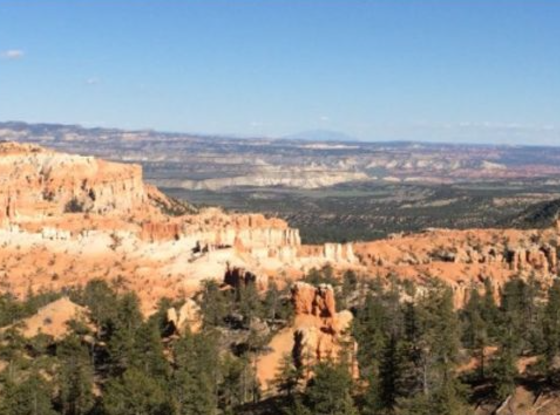
#> input picture step5/PanoramaStitching/2/B.png, 560 x 415 px
$ python stitch.py
#> lines starting #> are read from the running program, lines starting #| are printed output that depends on the picture; after the words box and inside, x2 and y2 are one past the last pixel; in counts of white or black regions, pixels touching at a corner belong together
### step5/PanoramaStitching/2/panorama.py
import numpy as np
import imutils
import cv2

class Stitcher:
    def __init__(self):
        self.isv3 = imutils.is_cv3(or_better=True)

    def stitch(self, images, ratio=0.75, reproThresh=4.0, showMatches=False):
        (imageB, imageA) = images
        (kpsA, featuresA) = self.detectAndDescribe(imageA)
        (kpsB, featuresB) = self.detectAndDescribe(imageB)

        M = self.matchKeypoints(kpsA, kpsB, featuresA, featuresB, ratio, reproThresh)
        if M is None:
            return None

        (matches, H, status) = M
        result = cv2.warpPerspective(imageA, H, (imageA.shape[1] + imageB.shape[1], imageA.shape[0]))
        result[0:imageB.shape[0], 0:imageB.shape[1]] = imageB

        if showMatches:
            vis = self.drawMatches(imageA, imageB, kpsA, kpsB, matches, status)
            return (result, vis)

        return result

    def detectAndDescribe(self, image):
        gray = cv2.cvtColor(image, cv2.COLOR_BGR2GRAY)

        if self.isv3:
            descriptor = cv2.xfeatures2d.SIFT_create()
            (kps, features) = descriptor.detectAndCompute(image, None)
        else:
            detector = cv2.FeatureDetector_create("SIFT")
            kps = detector.detect(gray)
            extractor = cv2.DescriptorExtractor_create("SIFT")
            (kps, features) = extractor.compute(gray, kps)

        kps = np.float32([kp.pt for kp in kps])
        return (kps, features)

    def matchKeypoints(self, kpsA, kpsB, featuresA, featuresB, ratio, reprojThresh):
        matcher = cv2.DescriptorMatcher_create("BruteForce")
        rawMatches = matcher.knnMatch(featuresA, featuresB, 2)
        matches = []

        for m in rawMatches:
            if len(m) == 2 and m[0].distance < m[1].distance * ratio:
                matches.append((m[0].trainIdx, m[0].queryIdx))

        if len(matches) > 4:
            ptsA = np.float32([kpsA[i] for (_, i) in matches])
            ptsB = np.float32([kpsB[i] for (i, _) in matches])
            (H, status) = cv2.findHomography(ptsA, ptsB, cv2.RANSAC, reprojThresh)
            return (matches, H, status)
        return None

    def drawMatches(self, imageA, imageB, kpsA, kpsB, matches, status):
        (hA, wA) = imageA.shape[:2]
        (hB, wB) = imageB.shape[:2]
        vis = np.zeros((max(hA, hB), wA + wB, 3), dtype="uint8")
        vis[0:hA, 0:wA] = imageA
        vis[0:hB, wA:] = imageB

        for ((trainIdx, queryIdx), s) in zip(matches, status):
            if s == 1:
                ptA = (int(kpsA[queryIdx][0]), int(kpsA[queryIdx][1]))
                ptB = (int(kpsB[trainIdx][0]) + wA, int(kpsB[trainIdx][1]))
                cv2.line(vis, ptA, ptB, (0, 255, 0), 1)
        return vis

### step5/PanoramaStitching/2/stitch.py
from panorama import Stitcher
import imutils
import cv2

imageA = cv2.imread("B.png")
#> imageA is the input picture: shape (415, 560, 3); mean B, G, R 138.7, 143, 144.8
imageB = cv2.imread("A.png")
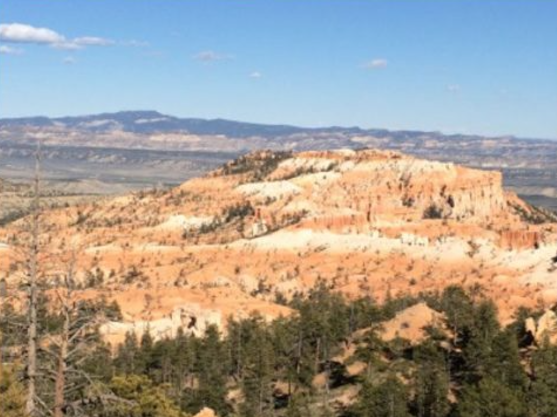
#> input picture step5/PanoramaStitching/2/A.png, 557 x 417 px
#> imageB is the input picture: shape (417, 557, 3); mean B, G, R 146.6, 155.8, 162.6
imageA = imutils.resize(imageA, width=400)
#> imageA: shape (296, 400, 3)
imageB = imutils.resize(imageB, width=400)
#> imageB: shape (299, 400, 3)

stitcher = Stitcher()
(result, vis) = stitcher.stitch([imageA, imageB], showMatches=True)
#> in detectAndDescribe, `gray = cv2.cvtColor(image, cv2.COLOR_BGR2GRAY)`:
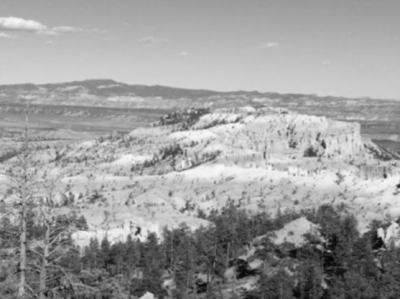
#> gray: shape (299, 400); min 4, max 250, mean 156.8
#> in detectAndDescribe, `kps = detector.detect(gray)`: kps = 1675 keypoints; strongest (x, y, size): (138, 231, 3.8), (385, 176, 2.7), (323, 144, 3.6), (380, 232, 4.7)
#> in detectAndDescribe, `kps = np.float32([kp.pt for kp in kps])`: kps = 1675 pairs, first value 2.61 to 396.9, second value 17.61 to 296
#> in stitch, `(kpsA, featuresA) = self.detectAndDescribe(imageA)`: kpsA has the same summary as kps in detectAndDescribe
#> in detectAndDescribe (call 2), `gray = cv2.cvtColor(image, cv2.COLOR_BGR2GRAY)`:
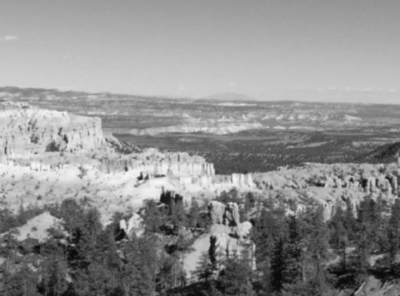
#> gray: shape (296, 400); min 4, max 248, mean 143
#> in detectAndDescribe (call 2), `kps = detector.detect(gray)`: kps = 1479 keypoints; strongest (x, y, size): (140, 178, 3.1), (213, 240, 4.6), (166, 197, 7.8), (363, 182, 5.4)
#> in detectAndDescribe (call 2), `kps = np.float32([kp.pt for kp in kps])`: kps = 1479 pairs, first value 2.27 to 396.9, second value 84.94 to 293.2
#> in stitch, `(kpsB, featuresB) = self.detectAndDescribe(imageB)`: kpsB has the same summary as kps in detectAndDescribe
#> in matchKeypoints, `rawMatches = matcher.knnMatch(featuresA, featuresB, 2)`: rawMatches = 1675 matches
#> after the loop in matchKeypoints, `for m in rawMatches:`: matches = 349 pairs, first value 3 to 1144, second value 223 to 1668
#> in matchKeypoints, `ptsA = np.float32([kpsA[i] for (_, i) in matches])`: ptsA = 349 pairs, first value 49.85 to 396, second value 87.03 to 293.2
#> in matchKeypoints, `ptsB = np.float32([kpsB[i] for (i, _) in matches])`: ptsB = 349 pairs, first value 2.92 to 305.4, second value 88.11 to 289.2
#> in matchKeypoints, `(H, status) = cv2.findHomography(ptsA, ptsB, cv2.RANSAC, reprojThresh)`: H = [[1.18, 0.0191, -308.5], [0.0518, 1.15, -22.36], [0.000463, 4.09e-07, 1]]; status = 349 values, max 1 at index 3, min 0 at index 0, mean 0.989
#> in stitch, `result = cv2.warpPerspective(imageA, H, (imageA.shape[1] + imageB.shap..`:
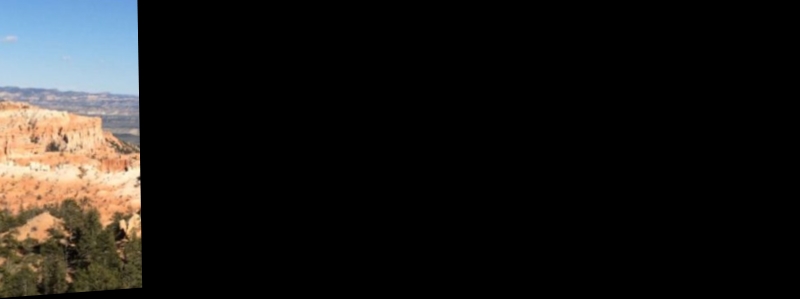
#> result: shape (299, 800, 3); mean B, G, R 24.3, 26, 27.3
#> in stitch, `result[0:imageB.shape[0], 0:imageB.shape[1]] = imageB`:
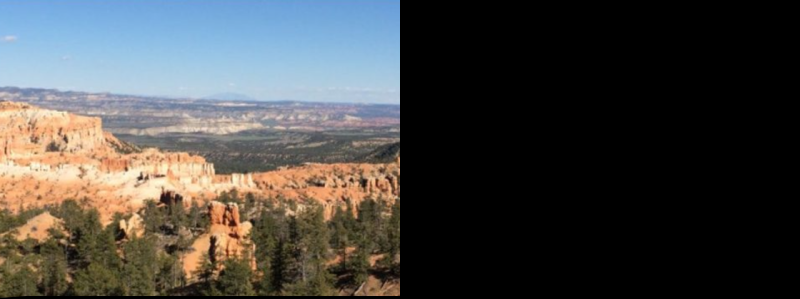
#> result: shape (299, 800, 3); mean B, G, R 68.6, 70.8, 71.7
#> in drawMatches, `vis[0:hB, wA:] = imageB`:
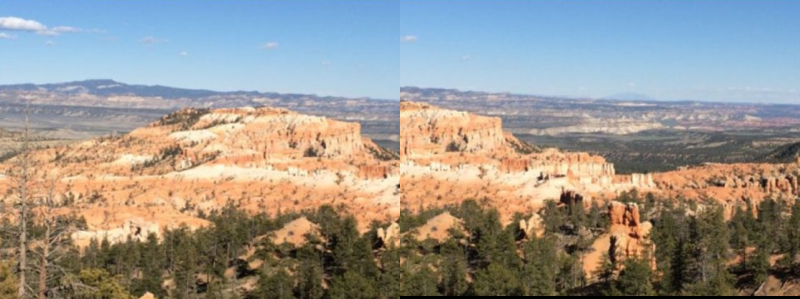
#> vis: shape (299, 800, 3); mean B, G, R 141.9, 148.7, 153
#> the loop in drawMatches, `for ((trainIdx, queryIdx), s) in zip(matches, status):` made 349 passes
#> (trainIdx, queryIdx, s, ptA, ptB) on passes 4 to 15: (3, 1157, [1], (261, 154), (402, 149)), (11, 1159, [1], (262, 200), (403, 196)), (13, 1160, [1], (262, 161), (404, 157)), (19, 1164, [1], (263, 206), (405, 203)), (15, 1165, [1], (264, 156), (405, 152)), (17, 1166, [1], (264, 152), (405, 148)), (18, 1167, [1], (264, 152), (405, 148)), (25, 1168, [1], (264, 235), (406, 232)), (29, 1170, [1], (266, 238), (408, 236)), (26, 1171, [1], (266, 155), (407, 150)), (27, 1172, [1], (266, 190), (408, 186)), (28, 1173, [1], (266, 190), (408, 186))
#> (ptA, ptB) on passes 61 to 66: ((285, 142), (427, 136)), ((285, 130), (427, 124)), ((286, 268), (429, 264)), ((286, 159), (427, 154)), ((286, 159), (427, 154)), ((286, 97), (427, 92))
#> after the loop in drawMatches, `for ((trainIdx, queryIdx), s) in zip(matches, status):`:
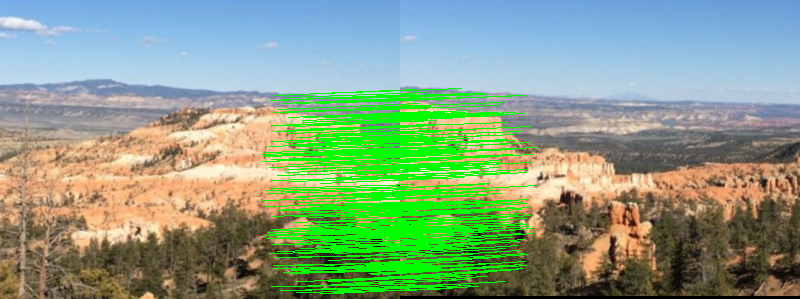
#> vis: shape (299, 800, 3); 11.14% of pixels changed, all inside (x1, y1, x2, y2) = (261, 88, 537, 294)

cv2.imshow("Image A", imageA)
cv2.imshow("Image B", imageB)
cv2.imshow("Keypoint Matches", vis)
cv2.imshow("Result", result)
cv2.waitKey(0)
cv2.destroyAllWindows()
